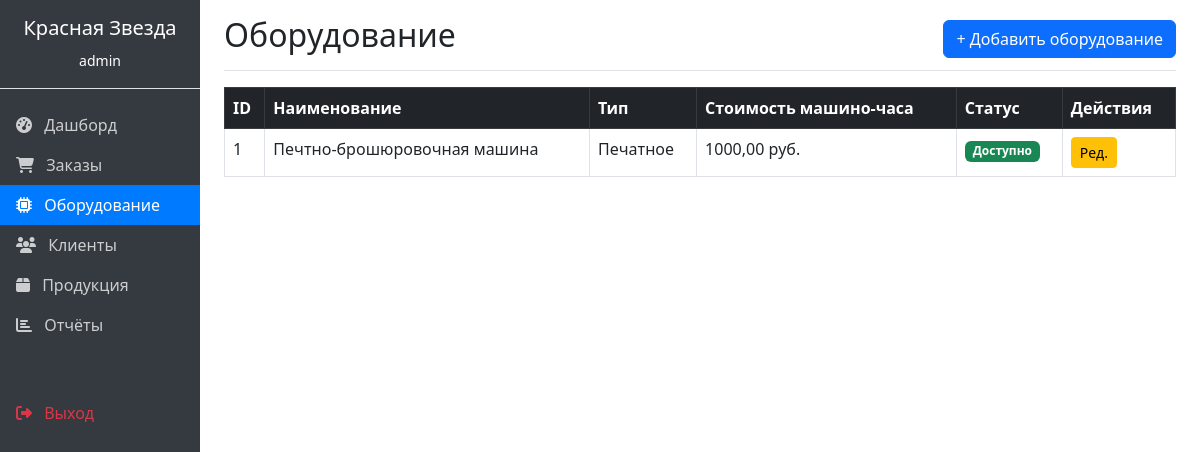
The app's page /equipment/ (signed in) with its own data.
### orders/models.py (models this page shows, shortened)
class Equipment(models.Model):
    EQUIPMENT_TYPES = [
        ('print', 'Печатное'),
        ('cutting', 'Резальное'),
        ('binding', 'Брошюровочное'),
    ]
    name = models.CharField(max_length=100, verbose_name="Наименование")
    equipment_type = models.CharField(max_length=20, choices=EQUIPMENT_TYPES, default='print', verbose_name="Тип")
    hourly_rate = models.DecimalField(max_digits=10, decimal_places=2, default=1000, verbose_name="Стоимость машино-часа")
    is_available = models.BooleanField(default=True, verbose_name="Доступность")
    class Meta:
        verbose_name = "Оборудование"
        verbose_name_plural = "Оборудование"

### orders/views.py (the view)
# urls.py: path('equipment/', views.equipment_list, name='equipment_list'),
@login_required
def equipment_list(request):
    equipment = Equipment.objects.all()
    return render(request, 'orders/equipment_list.html', {'equipment': equipment})

### orders/templates/orders/equipment_list.html
{% extends 'orders/base.html' %}
{% block content %}
<div class="d-flex justify-content-between flex-wrap flex-md-nowrap align-items-center pt-3 pb-2 mb-3 border-bottom">
    <h1 class="h2">Оборудование</h1>
    <a href="{% url 'equipment_create' %}" class="btn btn-primary">+ Добавить оборудование</a>
</div>
<table class="table table-bordered">
    <thead class="table-dark">
        <tr><th>ID</th><th>Наименование</th><th>Тип</th><th>Стоимость машино-часа</th><th>Статус</th><th>Действия</th></tr>
    </thead>
    <tbody>
        {% for eq in equipment %}
        <tr>
            <td>{{ eq.id }}</td>
            <td>{{ eq.name }}</td>
            <td>{{ eq.get_equipment_type_display }}</td>
            <td>{{ eq.hourly_rate }} руб.</td>
            <td>
                {% if eq.is_available %}
                <span class="badge bg-success">Доступно</span>
                {% else %}
                <span class="badge bg-danger">В ремонте</span>
                {% endif %}
            </td>
            <td>
                <a href="{% url 'equipment_edit' eq.id %}" class="btn btn-sm btn-warning">Ред.</a>
            </td>
        </tr>
        {% empty %}
        <tr><td colspan="6" class="text-center">Нет оборудования</td></tr>
        {% endfor %}
    </tbody>
</table>
{% endblock %}

### orders/templates/orders/base.html (shortened to what this page needs)
<!DOCTYPE html>
<html lang="ru">
<head>
    <link href="https://cdn.jsdelivr.net/npm/bootstrap@5.3.0/dist/css/bootstrap.min.css" rel="stylesheet">
    <link rel="stylesheet" href="https://cdnjs.cloudflare.com/ajax/libs/font-awesome/6.4.0/css/all.min.css">
</head>
<body>
    <div class="container-fluid">
        <div class="row">
            <nav class="col-md-2 d-md-block sidebar p-0">
                <div class="position-sticky">
                    <div class="p-3 text-white text-center border-bottom">
                        <h5>Красная Звезда</h5>
                        <small>{{ user.username }}</small>
                    </div>
                    <ul class="nav flex-column mt-3">
                        <li class="nav-item">
                            <a class="nav-link {% if request.resolver_match.url_name == 'dashboard' %}active{% endif %}" href="{% url 'dashboard' %}">
                                <i class="fas fa-tachometer-alt me-2"></i> Дашборд
                            </a>
                        </li>
                        <li class="nav-item">
                            <a class="nav-link {% if 'order' in request.resolver_match.url_name %}active{% endif %}" href="{% url 'order_list' %}">
                                <i class="fas fa-shopping-cart me-2"></i> Заказы
                            </a>
                        </li>
                        <li class="nav-item">
                            <a class="nav-link {% if 'equipment' in request.resolver_match.url_name %}active{% endif %}" href="{% url 'equipment_list' %}">
                                <i class="fas fa-microchip me-2"></i> Оборудование
                            </a>
                        </li>
                        <li class="nav-item">
                            <a class="nav-link {% if 'client' in request.resolver_match.url_name %}active{% endif %}" href="{% url 'client_list' %}">
                                <i class="fas fa-users me-2"></i> Клиенты
                            </a>
                        </li>
                        <li class="nav-item">
                            <a class="nav-link {% if 'product' in request.resolver_match.url_name %}active{% endif %}" href="{% url 'product_list' %}">
                                <i class="fas fa-box me-2"></i> Продукция
                            </a>
                        </li>
                        <li class="nav-item">
                            <a class="nav-link {% if 'report' in request.resolver_match.url_name %}active{% endif %}" href="{% url 'report' %}">
                                <i class="fas fa-chart-bar me-2"></i> Отчёты
                            </a>
                        </li>
                        <li class="nav-item mt-5">
                            <a class="nav-link text-danger" href="{% url 'logout' %}">
                                <i class="fas fa-sign-out-alt me-2"></i> Выход
                            </a>
                        </li>
                    </ul>
                </div>
            </nav>
            <main class="col-md-10 ms-sm-auto px-md-4">
                {% block content %}
                {% endblock %}
            </main>
        </div>
    </div>
</body>
</html>

### orders/templates/orders/base.html (style rules this page uses)
.sidebar { min-height: 100vh; background-color: #343a40; }
.sidebar .nav-link { color: rgba(255,255,255,.75); }
.sidebar .nav-link.active { color: white; background-color: #007bff; }

### records on screen
Equipment: id "1", name "Печтно-брошюровочная машина", equipment_type "Печатное", hourly_rate "1000,00", is_available "Доступно"

### other values on screen
{{ user.username }} "admin"
